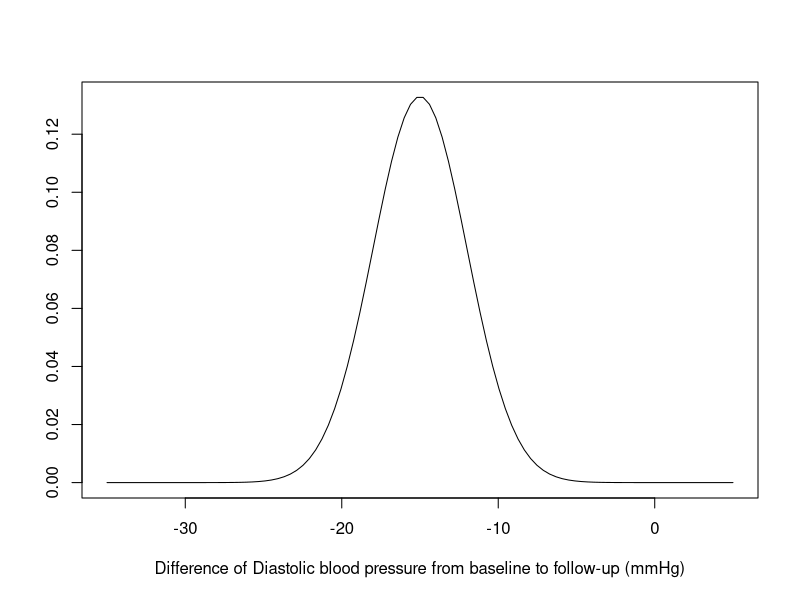
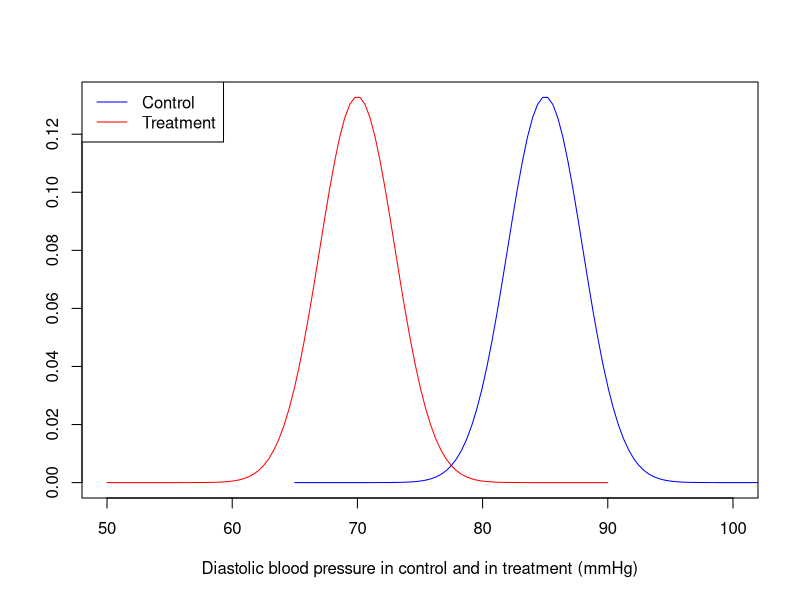

Write the R code that produced these figures, in order.
## ---- chunk 1
mymean = -15
x <- seq(mymean - 20, mymean + 20, length=100)
hx <- dnorm(x, mymean, 3)
plot(x, hx, type = "l", ylab = "", xlab="Difference of Diastolic blood pressure from baseline to follow-up (mmHg)")
## ---- chunk 2
xmean = 70
ymean = 85
x <- seq(xmean - 20, xmean + 20, length=100)
y <- seq(ymean - 20, ymean + 20, length=100)
hx <- dnorm(x, xmean, 3)
hy <- dnorm(y, ymean, 3)
plot(x, hx, type = "l", ylab = "", 
     xlab="Diastolic blood pressure in control and in treatment (mmHg)", 
     col = "red", xlim = c(50, 100))
lines(y, hx, col = "blue")
legend("topleft", legend = c("Control", "Treatment"), lty = 1, col = c("blue", "red"))
